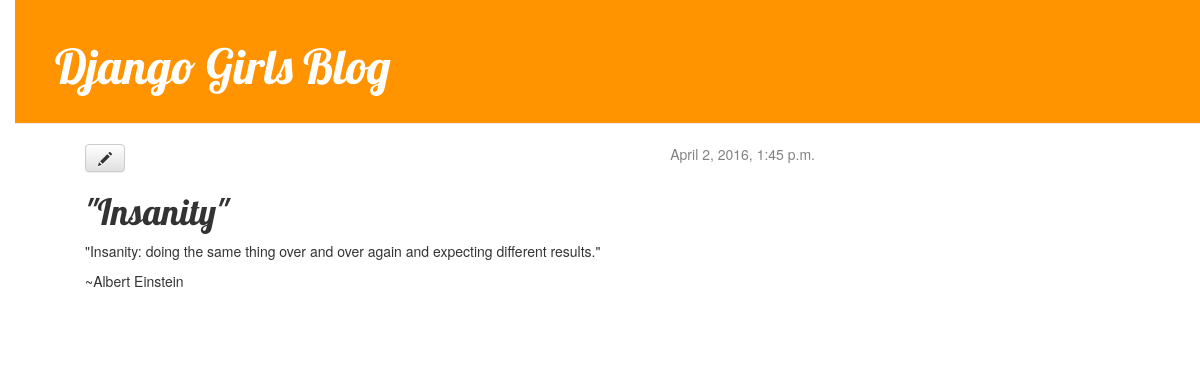
/post/5/, run on the app's committed database.
### blog/models.py (models this page shows, shortened)
class Post(models.Model):
	author = models.ForeignKey('auth.User')
	title = models.CharField(max_length=200)
	text = models.TextField()
	created_date = models.DateTimeField(
		default=timezone.now)
	published_date = models.DateTimeField(
		blank=True, null=True)

### blog/views.py (the view)
# urls.py: url(r'^post/(?P<pk>[0-9]+)/$', views.post_detail, name='post_detail'),
def post_detail(request, pk):
	post = get_object_or_404(Post, pk=pk)
	return render(request, 'blog/post_detail.html', {'post': post})

### blog/templates/blog/post_detail.html
{% extends "blog/base.html" %}
{% block content %}
	<div class="post">
		{% if post.published_date %}
			<div class="date">
				{{ post.published_date }}
			</div>
		{% endif %}
		<a class="btn btn-default" href="{% url "post_edit" pk=post.pk %}"><span class="glyphicon glyphicon-pencil"></span></a>
		<h1>{{ post.title }}</h1>
		<p>{{ post.text|linebreaks }}</p>
	</div>
{% endblock %}

### blog/static/css/blog.css (style rules this page uses)
body { padding-left: 15px; }
h1, h2, h3, h4 { font-family: 'Lobster', cursive; }
.date { float: right; color: #828282; }
.post { margin-bottom: 70px; }

### data on the page
Post: published_date "April 2, 2016, 1:45 p.m.", title "\"Insanity\"", text "\"Insanity: doing the same thing over and over again and expecting different results.\" ~Albert Einstein"
